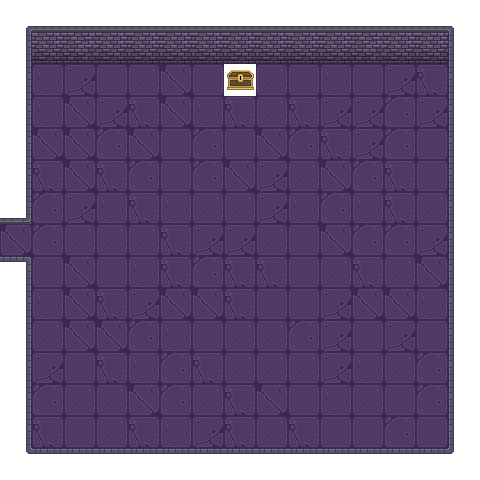

Rendered tile map (Tiled .tmx) drawn with the repository's tilesets; below, a short description and the full map source, tile grids included:
An orthogonal 15x15 tile map with 32x32 px tiles, 3 tile layers (background, walls, coffre_enemy), 2 tilesets and 9 objects (5x collision, 2x mapB, ss, key).

<map version="1.10" tiledversion="1.10.2" orientation="orthogonal" renderorder="right-down" width="15" height="15" tilewidth="32" tileheight="32" infinite="0" nextlayerid="5" nextobjectid="11">
 <tileset firstgid="1" source="dungeon.tsx" />
 <tileset firstgid="57" source="black.tsx" />
 <layer id="1" name="background" width="15" height="15">
  <data encoding="csv">
57,57,57,57,57,57,57,57,57,57,57,57,57,57,57,
57,19,26,17,17,23,19,16,26,25,23,26,25,23,57,
57,26,18,23,16,19,23,19,16,23,26,23,18,25,57,
57,26,19,18,25,19,26,25,16,25,18,18,17,18,57,
57,19,19,17,19,23,17,23,19,17,25,18,17,23,57,
57,25,19,25,17,23,17,19,18,16,19,17,25,23,57,
57,17,18,26,25,26,16,16,18,26,17,26,25,16,57,
19,17,16,16,16,25,18,18,16,23,19,17,17,18,57,
57,23,19,23,26,25,17,25,25,23,16,25,16,19,57,
57,26,19,25,18,19,19,25,23,23,18,19,19,26,57,
57,16,19,19,17,26,23,16,16,17,18,23,18,23,57,
57,18,23,25,26,17,25,16,16,16,18,26,16,17,57,
57,17,16,16,19,17,16,25,19,23,26,16,23,17,57,
57,25,23,16,25,26,18,25,16,25,23,23,17,23,57,
57,57,57,57,57,57,57,57,57,57,57,57,57,57,57
</data>
 </layer>
 <layer id="2" name="walls" width="15" height="15">
  <data encoding="csv">
1,4,4,2,4,3,2,2,2,2,2,2,4,4,6,
8,9,12,11,11,10,10,11,11,9,11,12,11,10,20,
8,0,0,0,0,0,0,0,0,0,0,0,0,0,13,
22,0,0,0,0,0,0,0,0,0,0,0,0,0,13,
15,0,0,0,0,0,0,0,0,0,0,0,0,0,27,
8,0,0,0,0,0,0,0,0,0,0,0,0,0,20,
44,0,0,0,0,0,0,0,0,0,0,0,0,0,13,
0,0,0,0,0,0,0,0,0,0,0,0,0,0,20,
37,0,0,0,0,0,0,0,0,0,0,0,0,0,20,
15,0,0,0,0,0,0,0,0,0,0,0,0,0,13,
15,0,0,0,0,0,0,0,0,0,0,0,0,0,13,
22,0,0,0,0,0,0,0,0,0,0,0,0,0,20,
8,0,0,0,0,0,0,0,0,0,0,0,0,0,20,
22,0,0,0,0,0,0,0,0,0,0,0,0,0,13,
29,31,33,33,32,30,33,31,33,33,32,31,33,31,34
</data>
 </layer>
 <objectgroup id="4" name="objects">
  <object id="1" type="collision" x="448" y="0" width="32" height="480" />
  <object id="2" type="collision" x="0" y="0" width="448" height="64" />
  <object id="3" type="collision" x="0" y="448" width="448" height="32" />
  <object id="4" type="collision" x="0" y="64" width="32" height="160" />
  <object id="5" type="collision" x="0" y="256" width="32" height="192" />
  <object id="7" name="enemy" type="ss" x="272" y="183">
   <point />
  </object>
  <object id="8" name="door" type="mapB" x="2" y="223" width="46" height="33" />
  <object id="9" name="playerspawn" type="mapB" x="143" y="254">
   <point />
  </object>
  <object id="10" name="coffre" type="key" x="222" y="63" width="33" height="33" />
 </objectgroup>
 <layer id="3" name="coffre_enemy" width="15" height="15">
  <data encoding="csv">
0,0,0,0,0,0,0,0,0,0,0,0,0,0,0,
0,0,0,0,0,0,0,0,0,0,0,0,0,0,0,
0,0,0,0,0,0,0,21,0,0,0,0,0,0,0,
0,0,0,0,0,0,0,0,0,0,0,0,0,0,0,
0,0,0,0,0,0,0,0,0,0,0,0,0,0,0,
0,0,0,0,0,0,0,0,0,0,0,0,0,0,0,
0,0,0,0,0,0,0,0,0,0,0,0,0,0,0,
0,0,0,0,0,0,0,0,0,0,0,0,0,0,0,
0,0,0,0,0,0,0,0,0,0,0,0,0,0,0,
0,0,0,0,0,0,0,0,0,0,0,0,0,0,0,
0,0,0,0,0,0,0,0,0,0,0,0,0,0,0,
0,0,0,0,0,0,0,0,0,0,0,0,0,0,0,
0,0,0,0,0,0,0,0,0,0,0,0,0,0,0,
0,0,0,0,0,0,0,0,0,0,0,0,0,0,0,
0,0,0,0,0,0,0,0,0,0,0,0,0,0,0
</data>
 </layer>
</map>